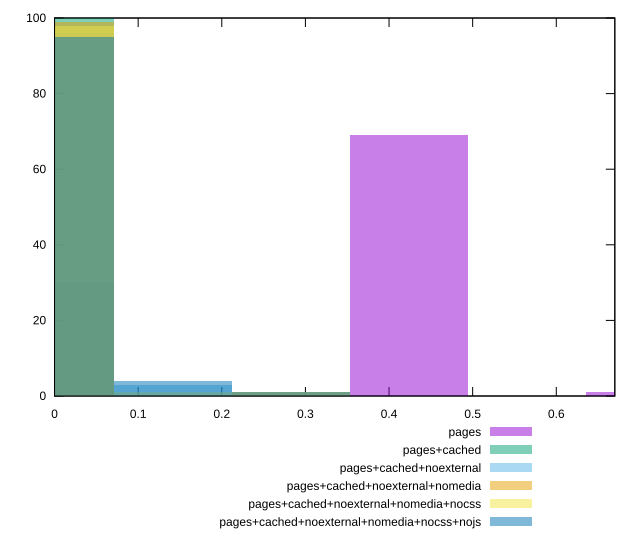

gnuplot code for this plot:
reset

$pages <<EOF
0.7061120791598395 1
0.4236672474959037 69
0 30
EOF

$pagesCached <<EOF
0 100
EOF

$pagesCachedNoexternal <<EOF
0 96
0.1412224158319679 3
0.2824448316639358 1
EOF

$pagesCachedNoexternalNomedia <<EOF
0 99
0.2824448316639358 1
EOF

$pagesCachedNoexternalNomediaNocss <<EOF
0 98
0.2824448316639358 1
0.1412224158319679 1
EOF

$pagesCachedNoexternalNomediaNocssNojs <<EOF
0 95
0.2824448316639358 1
0.1412224158319679 4
EOF

set key outside below
set boxwidth 0.1412224158319679
set xrange [0:0.67]
set yrange [0:100]
set trange [0:100]
set style fill transparent solid 0.5 noborder
set terminal svg size 640, 540 enhanced background rgb 'white'
set output "reprap/unused-javascript/comparison/histogram/all_score.svg"

plot $pages title "pages" with boxes, \
     $pagesCached title "pages+cached" with boxes, \
     $pagesCachedNoexternal title "pages+cached+noexternal" with boxes, \
     $pagesCachedNoexternalNomedia title "pages+cached+noexternal+nomedia" with boxes, \
     $pagesCachedNoexternalNomediaNocss title "pages+cached+noexternal+nomedia+nocss" with boxes, \
     $pagesCachedNoexternalNomediaNocssNojs title "pages+cached+noexternal+nomedia+nocss+nojs" with boxes

reset
